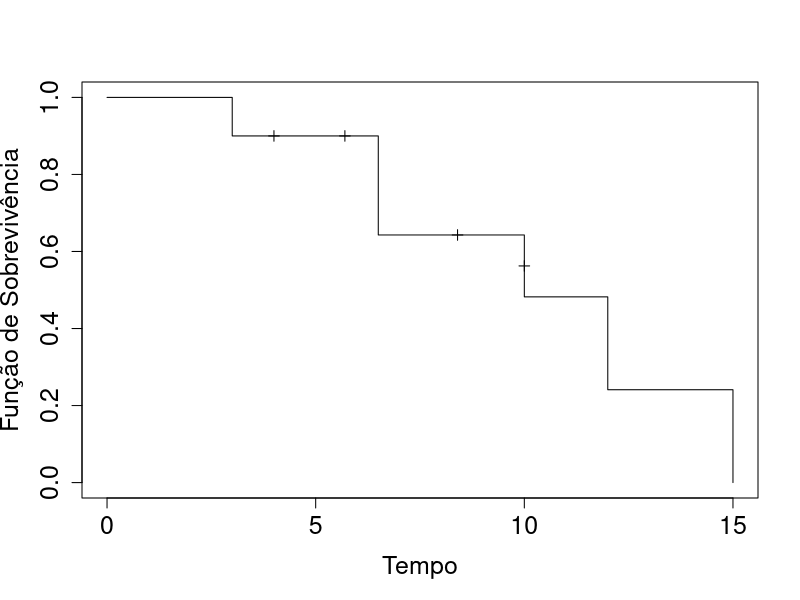

Source code (R): (Note: this script raises an error after producing the figure.)
## ---- chunk 1
knitr::opts_chunk$set(echo = TRUE)
## ---- chunk 2
library(tidyverse)
library(survival)
library(survminer)
## ---- chunk 3
df <- survminer::myeloma
## ---- chunk 4
citation("survminer")
## ---- chunk 5

tempo=c(3,4,5.7,6.5,6.5,8.4,10,10,12,15)
censura=c(1,0,0,1,1,0,1,0,1,1)
mKM = survfit(Surv(tempo, censura) ~ 1, se.fit = FALSE)
summary(mKM)
## ---- chunk 6
plot(mKM, mark.time=T, xlab = "Tempo", ylab = "Função de Sobrevivência", cex.axis = 1.5, cex.lab = 1.5)
## ---- chunk 7
t=c(3.1, 6.8, 9.0, 9.0, 11.3, 16.2, 8.7, 9.0 ,10.1, 12.1, 18.3,23.1)
d=c(1, 0 ,1, 1, 0, 1, 1, 1, 0, 0 ,1, 0)
grupo=c(1,1,1,1,1,1,2,2,2,2,2,2)
fit=survdiff( Surv(t,d)~grupo)
fit
## ---- chunk 8
library(KMsurv)
data(drug6mp)
drug6mp[1:7, ]

time=c(drug6mp$t1,drug6mp$t2)
irelapse=c(rep(1,21),drug6mp$relapse)
grupo=c(rep(1,21),rep(2,21))
fit=survdiff( Surv( time, irelapse )~grupo)
## ---- chunk 9

library(survminer)

ggsurvplot(mKM,
            pval = TRUE,
            xlab = "Tempo em meses",
            ylab="Funçao de sobrevivencia",
            break.time.by = 2,
            risk.table = "abs_pct", # indivı́duos em risco.
            surv.median.line = "hv", # sobrevivencia mediana,
            legend.labs = levels(as.factor(larynx$stage) ))
## ---- chunk 10
res <- pairwise_survdiff(Surv(time,delta)~stage,data=larynx,
                  p.adjust.method = "none")
res
## ---- chunk 11
ggsurvplot_facet(fit0,dad, facet.by = "idade",
palette = "jco", surv.median.line = "hv",pval = TRUE)
## ---- chunk 12
U_alpha=function(vpar,t){
alpha=vpar[1]
n=length(t)
lambda=n/sum(t^alpha)
U1=n/alpha-lambda*sum(t^alpha*log(t))+sum(log(t))
U1
}
## uniroot: determina o zero de uma funçao
alpha_m <- uniroot(U_alpha, interval=c(0.0000,20), tol = 0)
lambda_m=length(t)/sum(t^alpha_m)
EMV=c(alpha_m,lambda_m)
U(vpar)
## ---- chunk 13
## Matriz de Informaçao observada
I=function(vpar){
alpha=vpar[1]
lambda=vpar[2]
n=length(t)
I11=n/alpha^2+lambda*sum(t^alpha*(log(t))^2)
I12=sum((t^alpha*log(t)))
I22=n/lambda^2
I=matrix(c(I11,I12,I12,I22),2,2)
}
## ---- chunk 14
# Vetor escore
U=function(vpar){
alpha=vpar[1]
lambda=vpar[2]
n=length(t)
U1=n/alpha-lambda*sum((t^alpha)*log(t))+sum(log(t))
U2=n/lambda-sum(t^alpha)
U=rbind(U1,U2)
U
}
# A funçao de verossimilhança
like=function(vpar){
alpha=(vpar[1])
lambda=(vpar[2])
n=length(t)
vf=alpha*lambda*t^(alpha-1)*exp(-lambda*t^alpha)
like=sum(log(vf))
like
}
## ---- chunk 15
N_R=function(vpar,nmax=300, stoptol=0.0000001){
  iter = 0
  newpar = vpar
  oldpar = vpar+ 0.1
  while(iter < nmax & sqrt(sum((newpar - oldpar)^2)) >stoptol) {
    oldpar = newpar
    newpar = oldpar+solve(I(oldpar))%*%U(oldpar)
    iter = iter + 1
    print(iter)
    list(par=newpar, fun=like(newpar), COV=I(newpar))
  }
  saida=list(par=newpar, fun=like(newpar), SCORE=U(newpar))
  saida
}
NR=N_R(vpar)
## ---- chunk 16
emv=fit1$icoef # estimativas de mu and log sigma
mu=emv[1]
sigma=exp(emv[2])
alpha=1/sigma
lambda=exp(-mu/sigma)
mv=c(alpha,lambda)
cov1=fit1$var #Matriz variância e covariância da EMV de mu and log sigma
## ---- chunk 17
library(msm)
EP=deltamethod(list( 1/exp(x2), exp(-x1/exp(x2))), emv, cov1)
LI=mv-1.96*EP
LS=mv+1.96*EP
Est=cbind(mv,dm,LI, LS)
rownames(Est)=c("Alpha","Lambda")
colnames(Est)=c("EMV","EP","LI","LS")
print(round(Est,5))
